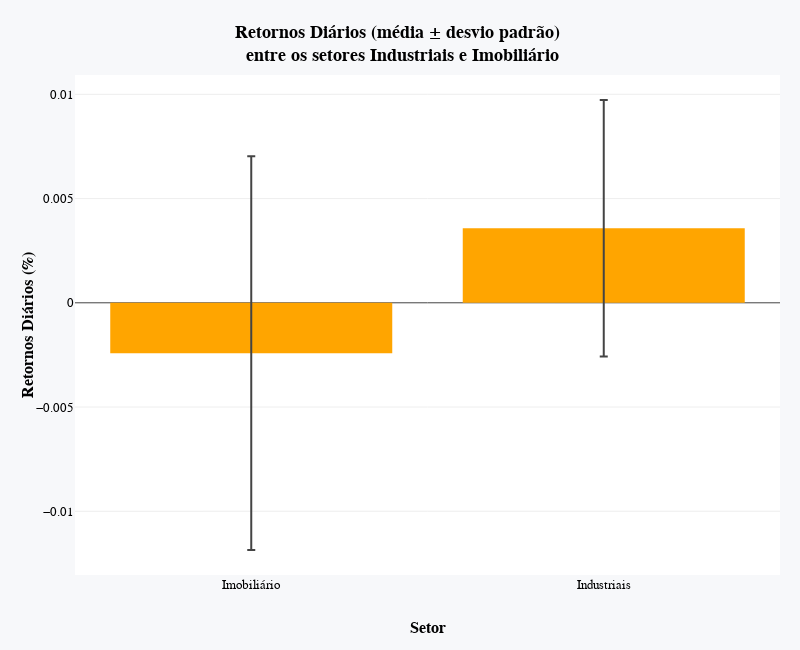

The cell this chart's notebook holds for it:
### Markdown cell above
#### **Gráfico com médias e desvio padrão**

### Code cell
fig = go.Figure()
fig.add_trace(go.Bar(
    name='Média e Desvio Padrão',
    x=tab_dinamica.index,
    y=tab_dinamica['mean'],
    error_y=dict(type='data', array=tab_dinamica['std']),
    marker_color='orange',
    orientation='v'
))
fig.update_layout(
    title_text='<b>Retornos Diários (média ± desvio padrão) <br> entre os setores Industriais e Imobiliário',
    xaxis_title='<b>Setor',
    yaxis_title='<b>Retornos Diários (%)',
    template="none",
    margin=dict(l=75, r=20, t=75, b=75),
    paper_bgcolor="#f7f8fa",
    font=dict(family="Arial", size=13, color="black"),
    width=800,
    height=650
)
fig.show()

### Figure 1 — Plotly figure (JSON) as saved in the notebook; plotly's stock layout.template omitted (floating-point values rounded to 4 significant figures)
{"data": [{"error_y": {"array": [0.009444, 0.006155], "type": "data"}, "marker": {"color": "orange"}, "name": "Média e Desvio Padrão", "orientation": "v", "type": "bar", "x": ["Imobiliário", "Industriais"], "y": [-0.002414, 0.003573]}], "layout": {"font": {"color": "black", "family": "Arial", "size": 13}, "height": 650, "margin": {"b": 75, "l": 75, "r": 20, "t": 75}, "paper_bgcolor": "#f7f8fa", "title": {"text": "<b>Retornos Diários (média ± desvio padrão) <br> entre os setores Industriais e Imobiliário"}, "width": 800, "xaxis": {"title": {"text": "<b>Setor"}}, "yaxis": {"title": {"text": "<b>Retornos Diários (%)"}}}}
